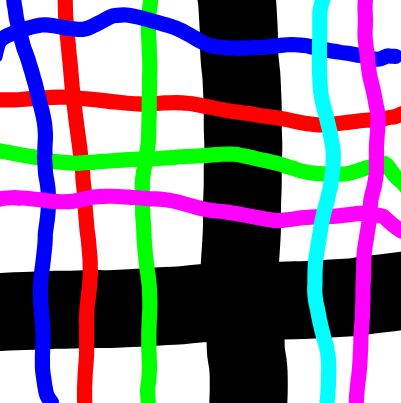
#> input picture RealSR-NCNN-Android-CLI/assets/input/nest.png, 401 x 403 px
$ python -i perfect_pixel.py   (imports and definitions only)   (older library calls are emulated)
#> lines starting #> are read from the running program, lines starting #| are printed output that depends on the picture
import numpy as np
import cv2

def compute_fft_magnitude(gray_image):
    f = np.fft.fft2(gray_image.astype(np.float32))
    fshift = np.fft.fftshift(f)
    mag = np.abs(fshift)
    mag = 1 - np.log1p(mag)  # log(1 + |F|)
    # normalize to [0, 1]
    mn, mx = float(mag.min()), float(mag.max())
    if mx - mn < 1e-8:
        return np.zeros_like(mag, dtype=np.float32)
    mag = (mag - mn) / (mx - mn)
    return mag

def smooth_1d(v, k = 17):
    """Simple 1D smoothing with a Gaussian-like kernel (no scipy)."""
    k = int(k)
    if k < 3:
        return v
    if k % 2 == 0:
        k += 1
    sigma = k / 6.0
    x = np.arange(k) - k // 2
    ker = np.exp(-(x * x) / (2 * sigma * sigma))
    ker = ker / (ker.sum() + 1e-8)
    vv = np.convolve(v, ker, mode="same")
    return vv

def detect_peak(proj, peak_width = 6, rel_thr=0.35, min_dist=6):
    center = len(proj) // 2

    mx = float(proj.max())
    if mx < 1e-6:
        return None

    thr = mx * float(rel_thr)

    candidates = []
    for i in range(1, len(proj) - 1):
        is_peak = True
        for j in range(1, peak_width):
            if i - j < 0 or i + j >= len(proj):
                continue
            if proj[i-j+1] < proj[i - j] or proj[i+j-1] < proj[i + j]:
                is_peak = False
                break
        if is_peak and proj[i] >= thr:
            left_climb = 0
            for k in range(i, 0, -1):
                if proj[k] > proj[k-1]:
                    left_climb = abs(proj[i] - proj[k-1])
                else:
                    break

            right_fall = 0
            for k in range(i, len(proj) - 1):
                if proj[k] > proj[k+1]:
                    right_fall = abs(proj[i] - proj[k+1])
                else:
                    break

            candidates.append({
                'index': i,
                'climb': left_climb,
                'fall': right_fall,
                'score': max(left_climb, right_fall)
            })

    if not candidates:
        return None

    # enforce a dead-zone around center
    left = [i for i in candidates if i['index'] < center - min_dist and i['index'] > center * 0.25]
    right = [i for i in candidates if i['index'] > center + min_dist and i['index'] < center * 1.75]

    left.sort(key=lambda x: x['score'], reverse=True)
    right.sort(key=lambda x: x['score'], reverse=True)

    if not left or not right:
        return None

    # pick nearest to center on each side
    peak_left = left[0]['index']
    peak_right = right[0]['index']

    return abs(peak_right - peak_left)/2

def find_best_grid(origin, range_val_min, range_val_max, grad_mag, thr = 0):
    best = round(origin)
    peaks = []
    mx = np.max(grad_mag)
    if mx < 1e-6:
        return best
    rel_thr = mx * thr
    for i in range(-round(range_val_min), round(range_val_max)+1):
        candidate = round(origin + i)
        if candidate <= 0 or candidate >= len(grad_mag) - 1:
            continue
        if grad_mag[candidate] > grad_mag[candidate -1] and grad_mag[candidate] > grad_mag[candidate +1] and grad_mag[candidate] >= rel_thr:
            peaks.append((grad_mag[candidate], candidate))
    if len(peaks) == 0:
        return best

    # find the brightest peak
    peaks.sort(key=lambda x: x[0], reverse=True)
    best = peaks[0][1]
    return best

def sample_center(image, x_coords, y_coords):
    x = np.asarray(x_coords)
    y = np.asarray(y_coords)

    centers_x = np.clip((x[1:] + x[:-1]) * 0.5, 0, image.shape[1] - 1).astype(np.int32)
    centers_y = np.clip((y[1:] + y[:-1]) * 0.5, 0, image.shape[0] - 1).astype(np.int32)

    scaled_image = image[centers_y[:, None], centers_x[None, :]]
    return scaled_image

# [54 lines left out: function sample_majority, not called in this run]

def refine_grids(image, grid_x, grid_y, refine_intensity=0.25):
    H, W = image.shape[:2]
    x_coords = []
    y_coords = []
    cell_w = W / grid_x
    cell_h = H / grid_y

    # calculate gradient magnitude
    gray = cv2.cvtColor(image, cv2.COLOR_BGR2GRAY)
    grad_x = cv2.Sobel(gray, cv2.CV_32F, 1, 0, ksize=3)
    grad_y = cv2.Sobel(gray, cv2.CV_32F, 0, 1, ksize=3)

    grad_x_sum = np.sum(np.abs(grad_x), axis=0).reshape(-1)
    grad_y_sum = np.sum(np.abs(grad_y), axis=1).reshape(-1)

    # refine grid lines based on gradient magnitude from center
    x = find_best_grid(W / 2, cell_w, cell_w, grad_x_sum)
    while(x < W + cell_w/2):
        x = find_best_grid(x, cell_w * refine_intensity, cell_w * refine_intensity, grad_x_sum)
        x_coords.append(x)
        x += cell_w
    x = find_best_grid(W / 2, cell_w, cell_w, grad_x_sum) - cell_w
    while(x > -cell_w/2):
        x = find_best_grid(x, cell_w * refine_intensity, cell_w * refine_intensity, grad_x_sum)
        x_coords.append(x)
        x -= cell_w

    y = find_best_grid(H / 2, cell_h, cell_h, grad_y_sum)
    while(y < H + cell_h/2):
        y = find_best_grid(y, cell_h * refine_intensity, cell_h * refine_intensity, grad_y_sum)
        y_coords.append(y)
        y += cell_h
    y = find_best_grid(H / 2, cell_h, cell_h, grad_y_sum) - cell_h
    while(y > -cell_h/2):
        y = find_best_grid(y, cell_h * refine_intensity, cell_h * refine_intensity, grad_y_sum)
        y_coords.append(y)
        y -= cell_h

    x_coords = sorted(x_coords)
    y_coords = sorted(y_coords)

    return x_coords, y_coords

def estimate_grid_fft(gray, peak_width=6):
    """Return (grid_w, grid_h) or None."""
    H, W = gray.shape

    mag = compute_fft_magnitude(gray)

    band_row = W // 2
    band_col = H // 2
    row_sum = np.sum(mag[:, W//2 - band_row: W//2 + band_row], axis=1)
    col_sum = np.sum(mag[H//2 - band_col: H//2 + band_col, :], axis=0)

    row_sum = cv2.normalize(row_sum, None, 0, 1, cv2.NORM_MINMAX).flatten()
    col_sum = cv2.normalize(col_sum, None, 0, 1, cv2.NORM_MINMAX).flatten()

    row_sum = smooth_1d(row_sum, k=17)
    col_sum = smooth_1d(col_sum, k=17)

    scale_row = detect_peak(row_sum, peak_width)
    scale_col = detect_peak(col_sum, peak_width)

    if scale_row is None or scale_col is None or scale_col <= 0:
        return None, None

    grid_w = int(round(scale_col))
    grid_h = int(round(scale_row))
    return grid_w, grid_h

def estimate_grid_gradient(gray, rel_thr=0.2):
    H, W = gray.shape

    grad_x = cv2.Sobel(gray, cv2.CV_32F, 1, 0, ksize=3)
    grad_y = cv2.Sobel(gray, cv2.CV_32F, 0, 1, ksize=3)

    grad_x_sum = np.sum(np.abs(grad_x), axis=0).reshape(-1)
    grad_y_sum = np.sum(np.abs(grad_y), axis=1).reshape(-1)

    peak_x = []
    peak_y = []

    thr_x = float(rel_thr) * float(grad_x_sum.max())
    thr_y = float(rel_thr) * float(grad_y_sum.max())

    min_interval = 4
    for i in range(1, len(grad_x_sum) - 1):
        if grad_x_sum[i] > grad_x_sum[i - 1] and grad_x_sum[i] > grad_x_sum[i + 1] and grad_x_sum[i] >= thr_x:
            if len(peak_x) == 0 or i - peak_x[-1] >= min_interval:
                peak_x.append(i)

    for i in range(1, len(grad_y_sum) - 1):
        if grad_y_sum[i] > grad_y_sum[i - 1] and grad_y_sum[i] > grad_y_sum[i + 1] and grad_y_sum[i] >= thr_y:
            if len(peak_y) == 0 or i - peak_y[-1] >= min_interval:
                peak_y.append(i)

    if len(peak_x) < 4 or len(peak_y) < 4:
        return None, None

    # get median interval
    intervals_x = []
    for i in range(1, len(peak_x)):
        intervals_x.append(peak_x[i] - peak_x[i - 1])
    intervals_y = []
    for i in range(1, len(peak_y)):
        intervals_y.append(peak_y[i] - peak_y[i - 1])

    scale_x = W / np.median(intervals_x)
    scale_y = H / np.median(intervals_y)

    print(f"Detected grid size from gradient: ({scale_x:.2f}, {scale_y:.2f})")

    return int(round(scale_x)), int(round(scale_y))

def detect_grid_scale(image, peak_width=6, max_ratio=1.5, min_size=4.0):
    gray = cv2.cvtColor(image, cv2.COLOR_BGR2GRAY)
    H, W = gray.shape

    grid_w, grid_h =  estimate_grid_fft(gray, peak_width=peak_width)
    if grid_w is None or grid_h is None:
        print("FFT-based grid estimation failed, fallback to gradient-based method.")
        grid_w, grid_h = estimate_grid_gradient(gray)
    else:
        pixel_size_x = W / grid_w
        pixel_size_y = H / grid_h
        max_pixel_size = 20.0
        if min(pixel_size_x, pixel_size_y) < min_size or max(pixel_size_x, pixel_size_y) > max_pixel_size or pixel_size_x / pixel_size_y > max_ratio or pixel_size_y / pixel_size_x > max_ratio:
            print("Inconsistent grid size detected (FFT-based), fallback to gradient-based method.")
            grid_w, grid_h = estimate_grid_gradient(gray)

    if grid_w is None or grid_h is None:
        print("Gradient-based grid estimation failed.")
        return None, None

    pixel_size_x = W / grid_w
    pixel_size_y = H / grid_h

    if pixel_size_x / pixel_size_y > max_ratio or pixel_size_y / pixel_size_x > max_ratio:
        pixel_size = min(pixel_size_x, pixel_size_y)
    else:
        pixel_size = (pixel_size_x + pixel_size_y) / 2.0

    print(f"Detected pixel size: {pixel_size:.2f}")

    grid_w = int(round(W / pixel_size))
    grid_h = int(round(H / pixel_size))

    return grid_w, grid_h

# [10 lines left out: function grid_layout, not called in this run]

def get_perfect_pixel(image, sample_method="center", grid_size = None, min_size = 4.0, peak_width = 6, refine_intensity = 0.25, fix_square = True, debug=False):
    """
    Args:
        image: RGB Image (H * W * 3)
        sample_method: "majority" or "center"
        grid_size: Manually set grid size (grid_w, grid_h) to override auto-detection
        min_size: Minimum pixel size to consider valid
        peak_width: Minimum peak width for peak detection.
        refine_intensity: Intensity for grid line refinement. Recommended range is [0, 0.5]. Given original estimated grid line at x, the refinement will search in [x * (1 - refine_intensity), x * (1 + refine_intensity)].
        fix_square: Whether to enforce output to be square when detected image is almost square.
        debug: Whether to show debug plots.

    returns:
        refined_w, refined_h, scaled_image
    """
    H, W = image.shape[:2]
    if grid_size is not None:
        # use provided grid size
        scale_col, scale_row = grid_size
    else:
        scale_col, scale_row = detect_grid_scale(image, peak_width=peak_width, max_ratio=1.5, min_size=min_size)
        if scale_col is None or scale_row is None:
            print("Failed to estimate grid size.")
            return None, None, image

    size_x = int(round(scale_col))
    size_y = int(round(scale_row))
    x_coords, y_coords = refine_grids(image, size_x, size_y, refine_intensity)

    refined_size_x = len(x_coords) - 1
    refined_size_y = len(y_coords) - 1

    # sample by majority
    if sample_method == "majority":
        scaled_image = sample_majority(image, x_coords, y_coords)

    # sample by center
    else:
        scaled_image = sample_center(image, x_coords, y_coords)

    # fix square
    if fix_square and abs(refined_size_x - refined_size_y) == 1:
        # align to even sized square
        if refined_size_x > refined_size_y:
            if refined_size_x % 2 == 1:
                # remove one column
                scaled_image = scaled_image[:, :-1]
            else:
                # add one row by duplicating first row
                scaled_image = np.concatenate([scaled_image[:1, :], scaled_image], axis=0)
        else:
            if refined_size_y % 2 == 1:
                # remove one row
                scaled_image = scaled_image[:-1, :]
            else:
                # add one col by duplicating first col
                scaled_image = np.concatenate([scaled_image[:, :1], scaled_image], axis=1)
    refined_size_y, refined_size_x = scaled_image.shape[:2]
    print(f"Refined grid size: ({refined_size_x}, {refined_size_y})")

    # debug
    if debug:
        grid_layout(image, x_coords, y_coords, refined_size_x, refined_size_y)

    return refined_size_x, refined_size_y, scaled_image

>>> import cv2
>>> picture = cv2.imread('../../../../assets/input/nest.png')
#> picture is the input picture: shape (403, 401, 3); mean B, G, R 148.6, 128.9, 137
>>> result = get_perfect_pixel(picture)
#> in detect_grid_scale, `gray = cv2.cvtColor(image, cv2.COLOR_BGR2GRAY)`:
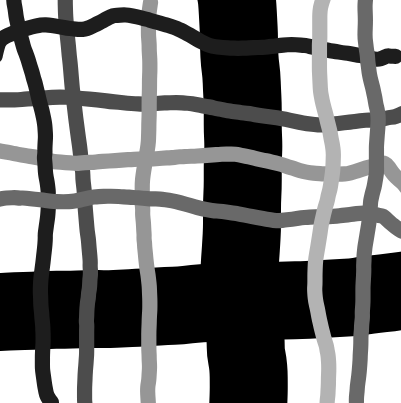
#> gray: shape (403, 401); min 0, max 255, mean 133.5
#> in compute_fft_magnitude, `mag = 1 - np.log1p(mag)`:
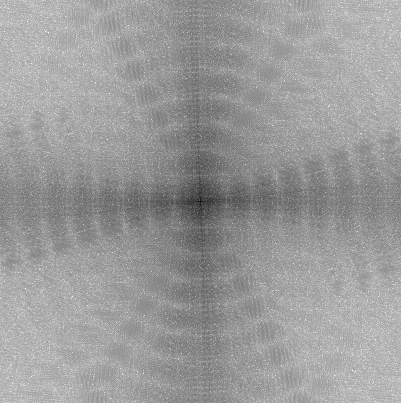
#> mag: shape (403, 401) float64; min -15.89, max -0.844, mean -6.72; drawn with min black and max white
#> in compute_fft_magnitude, `mn, mx = float(mag.min()), float(mag.max())`: mn = -15.89; mx = -0.844
#> in estimate_grid_fft, `row_sum = np.sum(mag[:, W//2 - band_row: W//2 + band_row], axis=1)`: row_sum = 403 values, max 265.3 at index 387, min 179.5 at index 202, mean 243.6
#> in estimate_grid_fft, `col_sum = np.sum(mag[H//2 - band_col: H//2 + band_col, :], axis=0)`: col_sum = 401 values, max 268.9 at index 386, min 186.6 at index 198, mean 244.8
#> in estimate_grid_fft, `row_sum = cv2.normalize(row_sum, None, 0, 1, cv2.NORM_MINMAX).flatten()`: row_sum = 403 values, max 1 at index 387, min -1.06e-16 at index 202, mean 0.747
#> in estimate_grid_fft, `col_sum = cv2.normalize(col_sum, None, 0, 1, cv2.NORM_MINMAX).flatten()`: col_sum = 401 values, max 1 at index 386, min -2.21e-16 at index 198, mean 0.707
#> in smooth_1d, `vv = np.convolve(v, ker, mode="same")`: vv = 403 values, max 0.974 at index 14, min 0.0307 at index 201, mean 0.742
#> in estimate_grid_fft, `row_sum = smooth_1d(row_sum, k=17)`: row_sum has the same summary as vv in smooth_1d
#> in estimate_grid_fft, `col_sum = smooth_1d(col_sum, k=17)`: col_sum = 401 values, max 0.979 at index 16, min 0.045 at index 198, mean 0.702
#> in detect_peak, `center = len(proj) // 2`: center = 201
#> in detect_peak, `mx = float(proj.max())`: mx = 0.974
#> in detect_peak, `thr = mx * float(rel_thr)`: thr = 0.341
#> after the loop in detect_peak, `for i in range(1, len(proj) - 1):`: candidates = 10 items
#> in detect_peak, `left = [i for i in candidates if i['index'] < center - min_dist and i[..`: left = 3 items
#> in detect_peak, `peak_left = left[0]['index']`: peak_left = 122
#> in detect_peak, `peak_right = right[0]['index']`: peak_right = 280
#> in estimate_grid_fft, `scale_row = detect_peak(row_sum, peak_width)`: scale_row = 79
#> in estimate_grid_fft, `scale_col = detect_peak(col_sum, peak_width)`: scale_col = 106.5
#> in estimate_grid_fft, `grid_w = int(round(scale_col))`: grid_w = 106
#> in estimate_grid_fft, `grid_h = int(round(scale_row))`: grid_h = 79
#> in detect_grid_scale, `grid_w, grid_h =  estimate_grid_fft(gray, peak_width=peak_width)`: grid_w = 106; grid_h = 79
#> in detect_grid_scale, `pixel_size_x = W / grid_w`: pixel_size_x = 3.78
#> in detect_grid_scale, `pixel_size_y = H / grid_h`: pixel_size_y = 5.1
#> in estimate_grid_gradient, `grad_x = cv2.Sobel(gray, cv2.CV_32F, 1, 0, ksize=3)`:
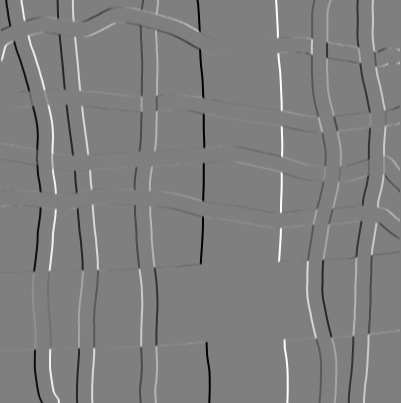
#> grad_x: shape (403, 401) float32; min -1020, max 1020, mean 0.1; drawn with min black and max white
#> in estimate_grid_gradient, `grad_y = cv2.Sobel(gray, cv2.CV_32F, 0, 1, ksize=3)`:
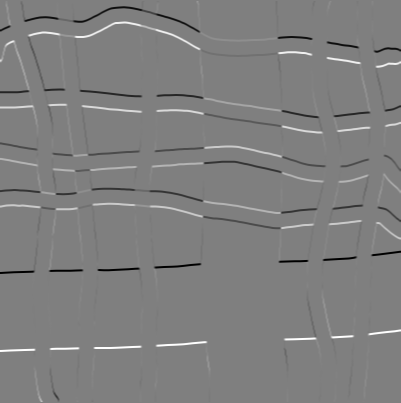
#> grad_y: shape (403, 401) float32; min -1020, max 1020, mean 0; drawn with min black and max white
#> in estimate_grid_gradient, `grad_x_sum = np.sum(np.abs(grad_x), axis=0).reshape(-1)`: grad_x_sum = 401 values, max 112620 at index 281, min 0 at index 0, mean 13920.6
#> in estimate_grid_gradient, `grad_y_sum = np.sum(np.abs(grad_y), axis=1).reshape(-1)`: grad_y_sum = 403 values, max 62140 at index 270, min 0 at index 0, mean 11349.5
#> in estimate_grid_gradient, `thr_x = float(rel_thr) * float(grad_x_sum.max())`: thr_x = 22524
#> in estimate_grid_gradient, `thr_y = float(rel_thr) * float(grad_y_sum.max())`: thr_y = 12428
#> after the loop in estimate_grid_gradient, `for i in range(1, len(grad_x_sum) - 1):`: peak_x = [37, 52, 78, 82, 93, 97, 141, 156, 203, 209, 277, 281, 287, 307, 312, 322, 327, 352, 357, 364, 368, 372, 384]
#> after the loop in estimate_grid_gradient, `for i in range(1, len(grad_y_sum) - 1):`: peak_y = 31 values from 8 to 348
#> the loop in estimate_grid_gradient, `for i in range(1, len(peak_x)):` made 22 passes
#> after the loop in estimate_grid_gradient, `for i in range(1, len(peak_x)):`: intervals_x = [15, 26, 4, 11, 4, 44, 15, 47, 6, 68, 4, 6, 20, 5, 10, 5, 25, 5, 7, 4, 4, 12]
#> the loop in estimate_grid_gradient, `for i in range(1, len(peak_y)):` made 30 passes
#> after the loop in estimate_grid_gradient, `for i in range(1, len(peak_y)):`: intervals_y = 30 values, max 62 at index 26, min 4 at index 4, mean 11.33
#> in estimate_grid_gradient, `scale_x = W / np.median(intervals_x)`: scale_x = 47.18
#> in estimate_grid_gradient, `scale_y = H / np.median(intervals_y)`: scale_y = 53.73
#| Detected grid size from gradient: (47.18, 53.73)
#> in detect_grid_scale, `grid_w, grid_h = estimate_grid_gradient(gray)`: grid_w = 47; grid_h = 54
#> in detect_grid_scale, `pixel_size_x = W / grid_w`: pixel_size_x = 8.53
#> in detect_grid_scale, `pixel_size_y = H / grid_h`: pixel_size_y = 7.46
#> in detect_grid_scale, `pixel_size = (pixel_size_x + pixel_size_y) / 2.0`: pixel_size = 8
#| Detected pixel size: 8.00
#> in detect_grid_scale, `grid_w = int(round(W / pixel_size))`: grid_w = 50
#> in refine_grids, `cell_w = W / grid_x`: cell_w = 8.02
#> in refine_grids, `cell_h = H / grid_y`: cell_h = 8.06
#> in find_best_grid, `mx = np.max(grad_mag)`: mx = 112620
#> in find_best_grid, `rel_thr = mx * thr`: rel_thr = 0
#> after the loop in find_best_grid, `for i in range(-round(range_val_min), round(range_val_max)+1):`: peaks = [(3804, 194), (3804, 194)]
#> in find_best_grid, `best = peaks[0][1]`: best = 194
#> the loop in refine_grids, `while(x < W + cell_w/2):` made 27 passes
#> x on passes 1 to 8: 202, 211, 217, 225, 233, 240, 247, 256
#> after the loop in refine_grids, `while(x < W + cell_w/2):`: x = 407; x_coords = 27 values from 194 to 399
#> in refine_grids, `x = find_best_grid(W / 2, cell_w, cell_w, grad_x_sum) - cell_w`: x = 186
#> the loop in refine_grids, `while(x > -cell_w/2):` made 24 passes
#> x on passes 1 to 8: 180, 172, 164, 154, 148, 142, 133, 127
#> after the loop in refine_grids, `while(x > -cell_w/2):`: x = -9.02; x_coords = 51 values, max 399 at index 26, min -1 at index 50, mean 201.5
#> in refine_grids, `y = find_best_grid(H / 2, cell_h, cell_h, grad_y_sum)`: y = 206
#> the loop in refine_grids, `while(y < H + cell_h/2):` made 25 passes
#> y on passes 1 to 8: 214.1, 222.1, 232.1, 241.1, 249.1, 256.1, 264.1, 274.1
#> the loop in refine_grids, `while(y > -cell_h/2):` made 26 passes
#> in sample_center, `scaled_image = image[centers_y[:, None], centers_x[None, :]]`:
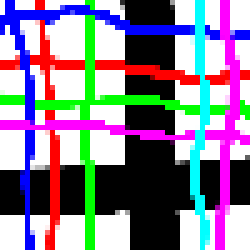
#> scaled_image: shape (50, 50, 3) (shown 5 times larger); mean B, G, R 147.6, 128.2, 136.5
#| Refined grid size: (50, 50)
